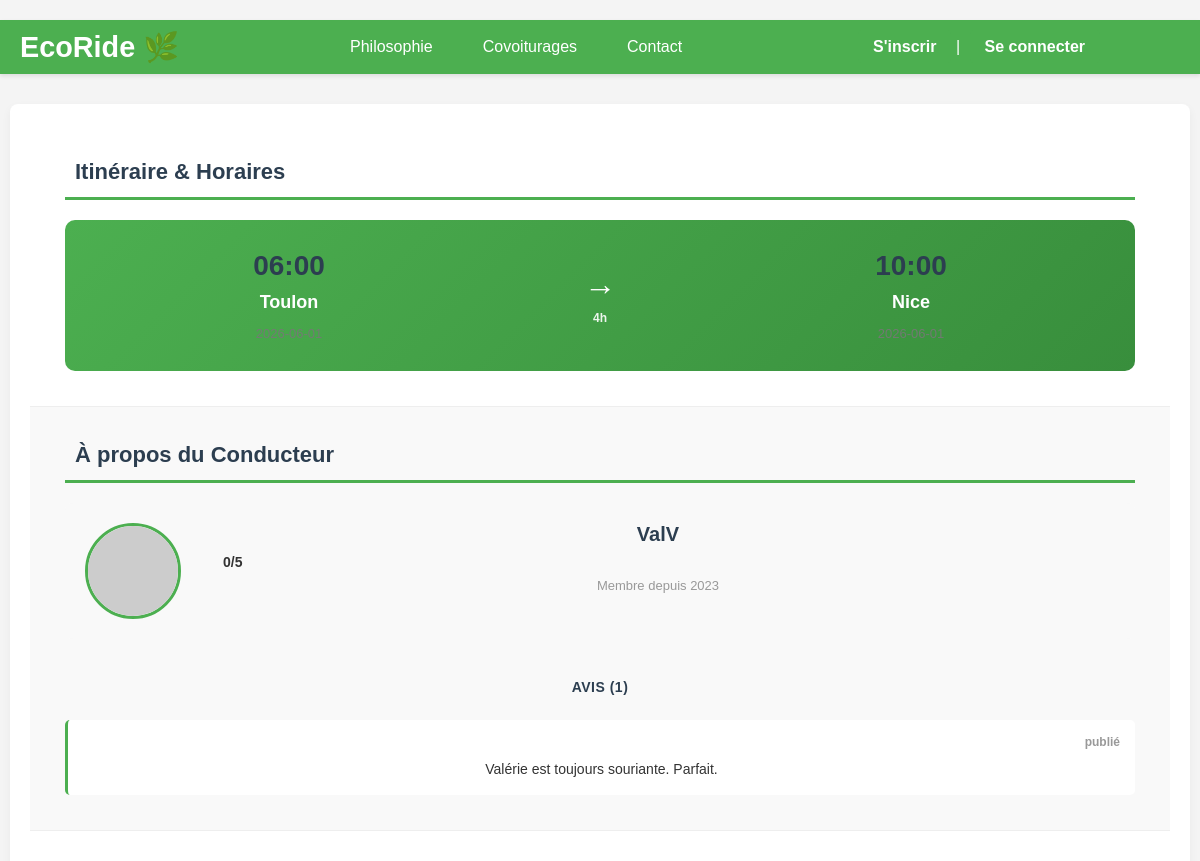
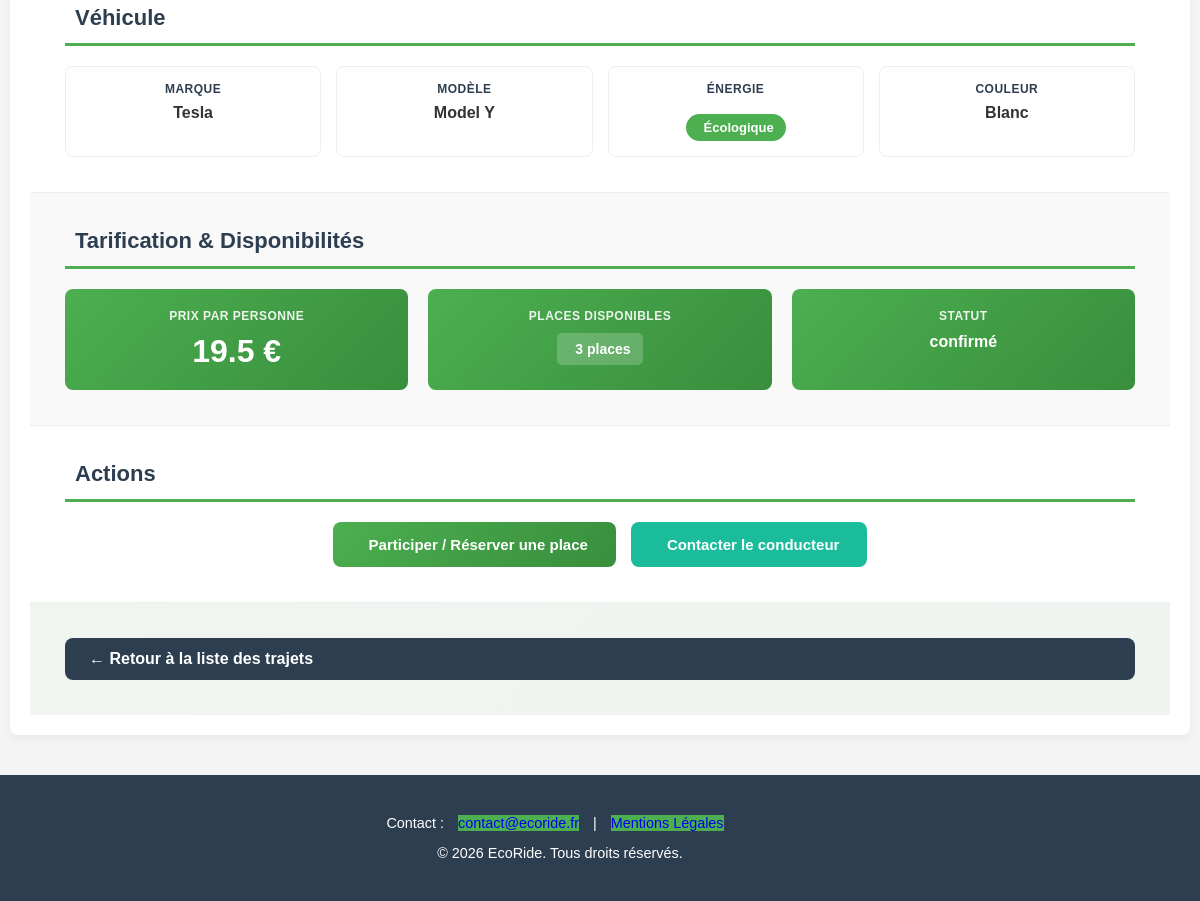
Screenshot of /public/index.php?p=trajet-detail&id=25 with the database file from the repository (2 pictures, top to bottom).
### tables this page shows
CREATE TABLE IF NOT EXISTS `covoiturage` (
  `covoiturage_id` INT NOT NULL AUTO_INCREMENT,
  `date_depart` DATE NOT NULL,
  `heure_depart` TIME NOT NULL,  
  `lieu_depart` VARCHAR(50) NOT NULL,
  `date_arrivee` DATE NULL,
  `heure_arrivee` TIME NULL,
  `lieu_arrivee` VARCHAR(50) NOT NULL,
  `statut_covoiturage_id` INT NOT NULL,  
  `nb_place` INT NOT NULL,
  `prix_personne` FLOAT NOT NULL,
  `voiture_id` INT NOT NULL,  
  PRIMARY KEY (`covoiturage_id`),
  INDEX `fk_covoiturage_voiture_utilise_idx` (`voiture_id` ASC),
  INDEX `fk_statut_covoiturage_idx` (`statut_covoiturage_id` ASC),
  CONSTRAINT `fk_covoiturage_voiture_utilise`
    FOREIGN KEY (`voiture_id`)
    REFERENCES `voiture` (`voiture_id`),
  CONSTRAINT `fk_statut_covoiturage_id`
    FOREIGN KEY (`statut_covoiturage_id`)
    REFERENCES `statut_covoiturage` (`statut_covoiturage_id`)
);

CREATE TABLE IF NOT EXISTS `utilisateur` (
  `utilisateur_id` INT NOT NULL AUTO_INCREMENT,
  `nom` VARCHAR(50) NOT NULL,
  `prenom` VARCHAR(50) NOT NULL,
  `email` VARCHAR(50) NOT NULL UNIQUE,  
  `password` VARCHAR(50) NOT NULL,
  `telephone` VARCHAR(50) NULL,
  `adresse` VARCHAR(50) NULL,
  `date_naissance` VARCHAR(50) NULL,  
  `photo` BLOB NULL,
  `pseudo` VARCHAR(50) NOT NULL UNIQUE,
  `role_id` INT NOT NULL,  
  `credit` INT NOT NULL DEFAULT 20,
  PRIMARY KEY (`utilisateur_id`),
  INDEX `fk_utilisateur_role_idx` (`role_id` ASC),
  CONSTRAINT `fk_utilisateur_role`
    FOREIGN KEY (`role_id`)
    REFERENCES `role` (`role_id`)
);

CREATE TABLE IF NOT EXISTS `avis` (
  `avis_id` INT NOT NULL AUTO_INCREMENT,
  `commentaire` VARCHAR(500) NULL,
  `note_id` INT NOT NULL,  
  `statut_avis_id` INT NOT NULL,  
  `utilisateur_id` INT NOT NULL,  
  PRIMARY KEY (`avis_id`),
  INDEX `fk_avis_utilisateur_depose_idx` (`utilisateur_id` ASC),
  INDEX `fk_statut_avis_idx` (`statut_avis_id` ASC),
  INDEX `fk_note_idx` (`note_id` ASC),
  CONSTRAINT `fk_avis_utilisateur_depose`
    FOREIGN KEY (`utilisateur_id`)
    REFERENCES `utilisateur` (`utilisateur_id`),
  CONSTRAINT `fk_statut_avis_id`
    FOREIGN KEY (`statut_avis_id`)
    REFERENCES `statut_avis` (`statut_avis_id`),
  CONSTRAINT `fk_note_id`
    FOREIGN KEY (`note_id`)
    REFERENCES `note` (`note_id`)

);

CREATE TABLE IF NOT EXISTS `note` (
  `note_id` INT NOT NULL AUTO_INCREMENT,
  `libelle` VARCHAR(50) NOT NULL UNIQUE,
  PRIMARY KEY (`note_id`)
);

CREATE TABLE IF NOT EXISTS `statut_avis` (
  `statut_avis_id` INT NOT NULL AUTO_INCREMENT,
  `libelle` VARCHAR(50) NOT NULL UNIQUE,
  PRIMARY KEY (`statut_avis_id`)
);

CREATE TABLE IF NOT EXISTS `marque` (
  `marque_id` INT NOT NULL AUTO_INCREMENT,
  `libelle` VARCHAR(50) NOT NULL UNIQUE,
  PRIMARY KEY (`marque_id`)
);

CREATE TABLE IF NOT EXISTS `voiture` (
  `voiture_id` INT NOT NULL AUTO_INCREMENT,
  `modele` VARCHAR(50) NOT NULL,
  `immatriculation` VARCHAR(50) NOT NULL UNIQUE,
  `energie` VARCHAR(50) NOT NULL,
  `couleur` VARCHAR(50) NULL,
  `date_premiere_immatriculation` VARCHAR(50) NULL,  
  `marque_id` INT NOT NULL,  
  `utilisateur_id` INT NOT NULL,
  PRIMARY KEY (`voiture_id`),
  INDEX `fk_voiture_marque_detient_idx` (`marque_id` ASC),
  INDEX `fk_voiture_utilisateur_idx` (`utilisateur_id` ASC),
  CONSTRAINT `fk_voiture_marque_detient`
    FOREIGN KEY (`marque_id`)
    REFERENCES `marque` (`marque_id`),
  CONSTRAINT `fk_voiture_utilisateur` 
	FOREIGN KEY (`utilisateur_id`) 
    REFERENCES `utilisateur` (`utilisateur_id`)
);

CREATE TABLE IF NOT EXISTS `statut_covoiturage` (
  `statut_covoiturage_id` INT NOT NULL AUTO_INCREMENT,
  `libelle` VARCHAR(50) NOT NULL UNIQUE,
  PRIMARY KEY (`statut_covoiturage_id`)
);

### app/Views/covoiturages/trajet_detail.php (the view, shortened to what the rows shown need)
<section class="presentation-section">
    <div class="presentation-content">
    <?php if (isset($covoiturage)): ?>
        <section class="details-section itinerary-section">
            <h2 class="section-title"><i class="fa-solid fa-map"></i> Itinéraire & Horaires</h2>
            <div class="itinerary-container">
                <div class="journey-point departure">
                    <div class="time"><?= htmlspecialchars(substr($covoiturage->heure_depart, 0, 5)); ?></div>
                    <div class="city"><?= htmlspecialchars($covoiturage->lieu_depart); ?></div>
                    <div class="date"><?= htmlspecialchars($covoiturage->date_depart); ?></div>
                </div>
                <div class="journey-arrow">
                    <span class="arrow">→</span>
                    <span class="duration" id="journey-duration">Durée</span>
                </div>
                <div class="journey-point arrival">
                    <div class="time"><?= htmlspecialchars(substr($covoiturage->heure_arrivee, 0, 5)); ?></div>
                    <div class="city"><?= htmlspecialchars($covoiturage->lieu_arrivee); ?></div>
                    <div class="date"><?= htmlspecialchars($covoiturage->date_arrivee); ?></div>
                </div>
            </div>
        </section>
        <section class="details-section driver-section">
            <h2 class="section-title"><i class="fa-solid fa-user-circle"></i> À propos du Conducteur</h2>
            <div class="driver-card">
                <div class="driver-header">
                    <img class="driver-avatar" src="https://placehold.co/80x80/4CAF50/ffffff?text=<?= htmlspecialchars(substr($covoiturage->pseudo, 0, 2)); ?>" alt="<?= htmlspecialchars($covoiturage->pseudo); ?>">
                    <div class="driver-info">
                        <h3 class="driver-name"><?= htmlspecialchars($covoiturage->pseudo); ?></h3>
                        <div class="driver-rating">
                                <?php
                                $rating = isset($covoiturage->avis) && !empty($covoiturage->avis)
                                    ? array_sum(array_map(function ($a) {
                                        return floatval($a->note);
                                    }, $covoiturage->avis)) / count($covoiturage->avis)
                                    : 0;
                                $rating = round($rating, 1);
                                ?>
                            <span class="rating-value"><?= htmlspecialchars($rating); ?>/5</span>
                        </div>
                        <p class="member-since">Membre depuis 2023</p>
                    </div>
                </div>
                <div class="reviews-container">
                    <h3 class="subsection-title">Avis (<?= isset($covoiturage->avis) ? count($covoiturage->avis) : 0; ?>)</h3>
                    <?php if (isset($covoiturage->avis) && !empty($covoiturage->avis)): ?>
                        <div class="reviews-list">
                            <?php foreach ($covoiturage->avis as $avis): ?>
                                <div class="review-item">
                                    <div class="review-header">
                                        <span class="review-date"><?= htmlspecialchars($avis->statut ?? 'Positif'); ?></span>
                                    </div>
                                    <p class="review-comment"><?= htmlspecialchars($avis->commentaire ?? ''); ?></p>
                                </div>
                            <?php endforeach; ?>
                        </div>
                    <?php else: ?>
                        <p class="no-reviews">Aucun avis pour le moment</p>
                    <?php endif; ?>
                </div>
            </div>
        </section>
        <section class="details-section vehicle-section">
            <h2 class="section-title"><i class="fa-solid fa-car"></i> Véhicule</h2>
            <div class="vehicle-card">
                <div class="vehicle-info-grid">
                    <div class="vehicle-info-item">
                        <span class="label">Marque</span>
                        <span class="value"><?= htmlspecialchars($covoiturage->marque); ?></span>
                    </div>
                    <div class="vehicle-info-item">
                        <span class="label">Modèle</span>
                        <span class="value"><?= htmlspecialchars($covoiturage->modele); ?></span>
                    </div>
                    <div class="vehicle-info-item">
                        <span class="label">Énergie</span>
                        <span class="value">
                            <?php
                            if ($energie_normalized === 'electrique') {
                                echo '<span class="eco-badge"><i class="fa-solid fa-leaf"></i> Écologique</span>';
                            } else {
                                echo '<span class="eco-badge standard-badge"><i class="fa-solid fa-car"></i> Standard</span>';
                            }
                            ?>
                        </span>
                    </div>
                    <div class="vehicle-info-item">
                        <span class="label">Couleur</span>
                        <span class="value"><?= htmlspecialchars($covoiturage->couleur ?? 'Non spécifiée'); ?></span>
                    </div>
                </div>
            </div>
        </section>
        <section class="details-section pricing-section">
            <h2 class="section-title"><i class="fa-solid fa-euro-sign"></i> Tarification & Disponibilités</h2>
            <div class="pricing-grid">
                <div class="pricing-item">
                    <span class="label">Prix par personne</span>
                    <span class="price-value"><?= htmlspecialchars($covoiturage->prix_personne); ?> €</span>
                </div>
                <div class="pricing-item">
                    <span class="label">Places disponibles</span>
                    <span class="value">
                        <?php
                        $nb_place = intval($covoiturage->nb_place);
                        if ($nb_place > 0) {
                            echo '<span class="seats-available"><i class="fa-solid fa-chair"></i> ' . htmlspecialchars($nb_place) . ' place' . ($nb_place > 1 ? 's' : '') . '</span>';
                        } else {
                            echo '<span class="seats-full"><i class="fa-solid fa-ban"></i> Complet</span>';
                        }
                        ?>
                    </span>
                </div>
                <div class="pricing-item">
                    <span class="label">Statut</span>
                    <span class="value"><?= htmlspecialchars($covoiturage->statut); ?></span>
                </div>
            </div>
        </section>
        <section class="details-section actions-section">
            <h2 class="section-title"><i class="fa-solid fa-calendar-check"></i> Actions</h2>
            <div class="action-buttons">
                <?php
                $nb_place = intval($covoiturage->nb_place);
                if ($nb_place > 0) {
                ?>
                    <form method="POST" id="formParticiper">
                        <button type="submit" class="btn-action btn-reserve">
                            <i class="fa-solid fa-check"></i> Participer / Réserver une place
                        </button>
                    </form>
                <?php
                } else {
                    echo '<button class="btn-action btn-disabled" disabled><i class="fa-solid fa-ban"></i> Complet</button>';
                }
                ?>
                <button class="btn-action btn-contact"><i class="fa-solid fa-envelope"></i> Contacter le conducteur</button>
            </div>
        </section>
        <section class="details-section return-section">
            <a href="index.php?p=trajet" class="btn-back">← Retour à la liste des trajets</a>
        </section>
    <?php endif; ?>
    </div>
</section>

### rows the page displays
covoiturage: heure_depart "06:00", lieu_depart "Toulon", heure_arrivee "10:00", lieu_arrivee "Nice", utilisateur.pseudo "ValV", marque.libelle "Tesla", voiture.modele "Model Y", voiture.couleur "Blanc", prix_personne "19.5", nb_place "3", statut_covoiturage.libelle "confirmé"
avis: note.libelle "0", statut_avis.libelle "publié", commentaire "Valérie est toujours souriante. Parfait."

### other values shown
count($covoiturage->avis) "1"
